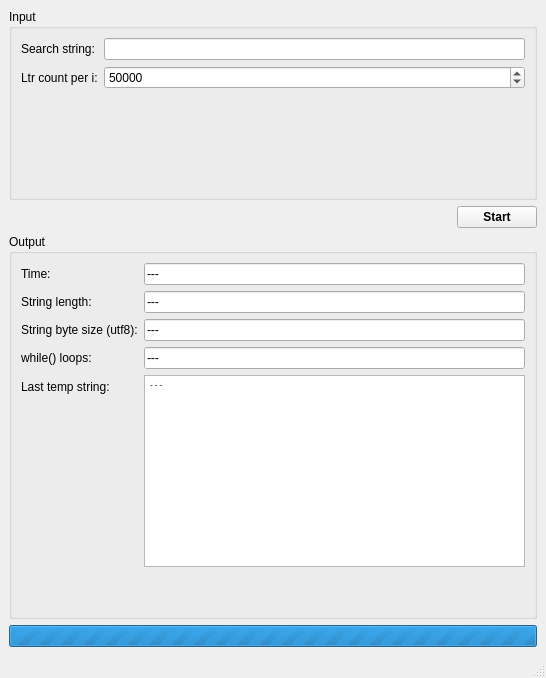
<?xml version="1.0" encoding="UTF-8"?>
<ui version="4.0">
 <class>wStart</class>
 <widget class="QMainWindow" name="wStart">
  <property name="geometry">
   <rect>
    <x>0</x>
    <y>0</y>
    <width>546</width>
    <height>678</height>
   </rect>
  </property>
  <property name="windowTitle">
   <string notr="true">Infinite-Monkey-Theorem</string>
  </property>
  <widget class="QWidget" name="centralwidget">
   <layout class="QVBoxLayout" name="verticalLayout">
    <item>
     <widget class="QGroupBox" name="gbxInput">
      <property name="title">
       <string>Input</string>
      </property>
      <layout class="QVBoxLayout" name="verticalLayout_2">
       <item>
        <layout class="QFormLayout" name="formLayout_2">
         <item row="0" column="0">
          <widget class="QLabel" name="lblInput">
           <property name="text">
            <string>Search string:</string>
           </property>
          </widget>
         </item>
         <item row="0" column="1">
          <widget class="QLineEdit" name="ledInput">
           <property name="font">
            <font>
             <family>Consolas</family>
            </font>
           </property>
          </widget>
         </item>
         <item row="1" column="0">
          <widget class="QLabel" name="lblGlobali">
           <property name="text">
            <string>Ltr count per i:</string>
           </property>
          </widget>
         </item>
         <item row="1" column="1">
          <widget class="QSpinBox" name="sbxGlobalI">
           <property name="minimum">
            <number>1</number>
           </property>
           <property name="maximum">
            <number>999999999</number>
           </property>
           <property name="value">
            <number>50000</number>
           </property>
          </widget>
         </item>
        </layout>
       </item>
       <item>
        <spacer name="verticalSpacer_2">
         <property name="orientation">
          <enum>Qt::Vertical</enum>
         </property>
         <property name="sizeHint" stdset="0">
          <size>
           <width>20</width>
           <height>40</height>
          </size>
         </property>
        </spacer>
       </item>
      </layout>
     </widget>
    </item>
    <item>
     <layout class="QHBoxLayout" name="horizontalLayout_2">
      <item>
       <spacer name="horizontalSpacer">
        <property name="orientation">
         <enum>Qt::Horizontal</enum>
        </property>
        <property name="sizeHint" stdset="0">
         <size>
          <width>40</width>
          <height>20</height>
         </size>
        </property>
       </spacer>
      </item>
      <item>
       <widget class="QPushButton" name="btnStart">
        <property name="font">
         <font>
          <bold>true</bold>
         </font>
        </property>
        <property name="text">
         <string>Start</string>
        </property>
       </widget>
      </item>
     </layout>
    </item>
    <item>
     <widget class="QGroupBox" name="gbxOutput">
      <property name="title">
       <string>Output</string>
      </property>
      <layout class="QVBoxLayout" name="verticalLayout_3">
       <item>
        <layout class="QFormLayout" name="formLayout">
         <item row="0" column="0">
          <widget class="QLabel" name="lblTime">
           <property name="text">
            <string>Time:</string>
           </property>
          </widget>
         </item>
         <item row="1" column="0">
          <widget class="QLabel" name="lblStringLength">
           <property name="text">
            <string>String length:</string>
           </property>
          </widget>
         </item>
         <item row="1" column="1">
          <widget class="QLineEdit" name="ledStringLength">
           <property name="text">
            <string>---</string>
           </property>
           <property name="readOnly">
            <bool>true</bool>
           </property>
          </widget>
         </item>
         <item row="0" column="1">
          <widget class="QLineEdit" name="ledTime">
           <property name="text">
            <string>---</string>
           </property>
           <property name="readOnly">
            <bool>true</bool>
           </property>
          </widget>
         </item>
         <item row="2" column="0">
          <widget class="QLabel" name="lblByteSize">
           <property name="text">
            <string>String byte size (utf8):</string>
           </property>
          </widget>
         </item>
         <item row="2" column="1">
          <widget class="QLineEdit" name="ledByteSize">
           <property name="text">
            <string>---</string>
           </property>
           <property name="readOnly">
            <bool>true</bool>
           </property>
          </widget>
         </item>
         <item row="3" column="0">
          <widget class="QLabel" name="lblLoops">
           <property name="text">
            <string>while() loops:</string>
           </property>
          </widget>
         </item>
         <item row="3" column="1">
          <widget class="QLineEdit" name="ledLoops">
           <property name="text">
            <string>---</string>
           </property>
           <property name="readOnly">
            <bool>true</bool>
           </property>
          </widget>
         </item>
         <item row="4" column="0">
          <widget class="QLabel" name="lblLastTempString">
           <property name="text">
            <string>Last temp string:</string>
           </property>
          </widget>
         </item>
         <item row="4" column="1">
          <widget class="QPlainTextEdit" name="pteLastTempString">
           <property name="font">
            <font>
             <family>Consolas</family>
             <pointsize>6</pointsize>
            </font>
           </property>
           <property name="undoRedoEnabled">
            <bool>false</bool>
           </property>
           <property name="readOnly">
            <bool>true</bool>
           </property>
           <property name="plainText">
            <string>---</string>
           </property>
          </widget>
         </item>
        </layout>
       </item>
       <item>
        <spacer name="verticalSpacer">
         <property name="orientation">
          <enum>Qt::Vertical</enum>
         </property>
         <property name="sizeHint" stdset="0">
          <size>
           <width>20</width>
           <height>40</height>
          </size>
         </property>
        </spacer>
       </item>
      </layout>
     </widget>
    </item>
    <item>
     <widget class="QProgressBar" name="pgbProgress">
      <property name="maximum">
       <number>0</number>
      </property>
      <property name="value">
       <number>-1</number>
      </property>
     </widget>
    </item>
   </layout>
  </widget>
  <widget class="QMenuBar" name="menubar">
   <property name="geometry">
    <rect>
     <x>0</x>
     <y>0</y>
     <width>546</width>
     <height>21</height>
    </rect>
   </property>
  </widget>
  <widget class="QStatusBar" name="statusbar"/>
 </widget>
 <resources/>
 <connections/>
</ui>
